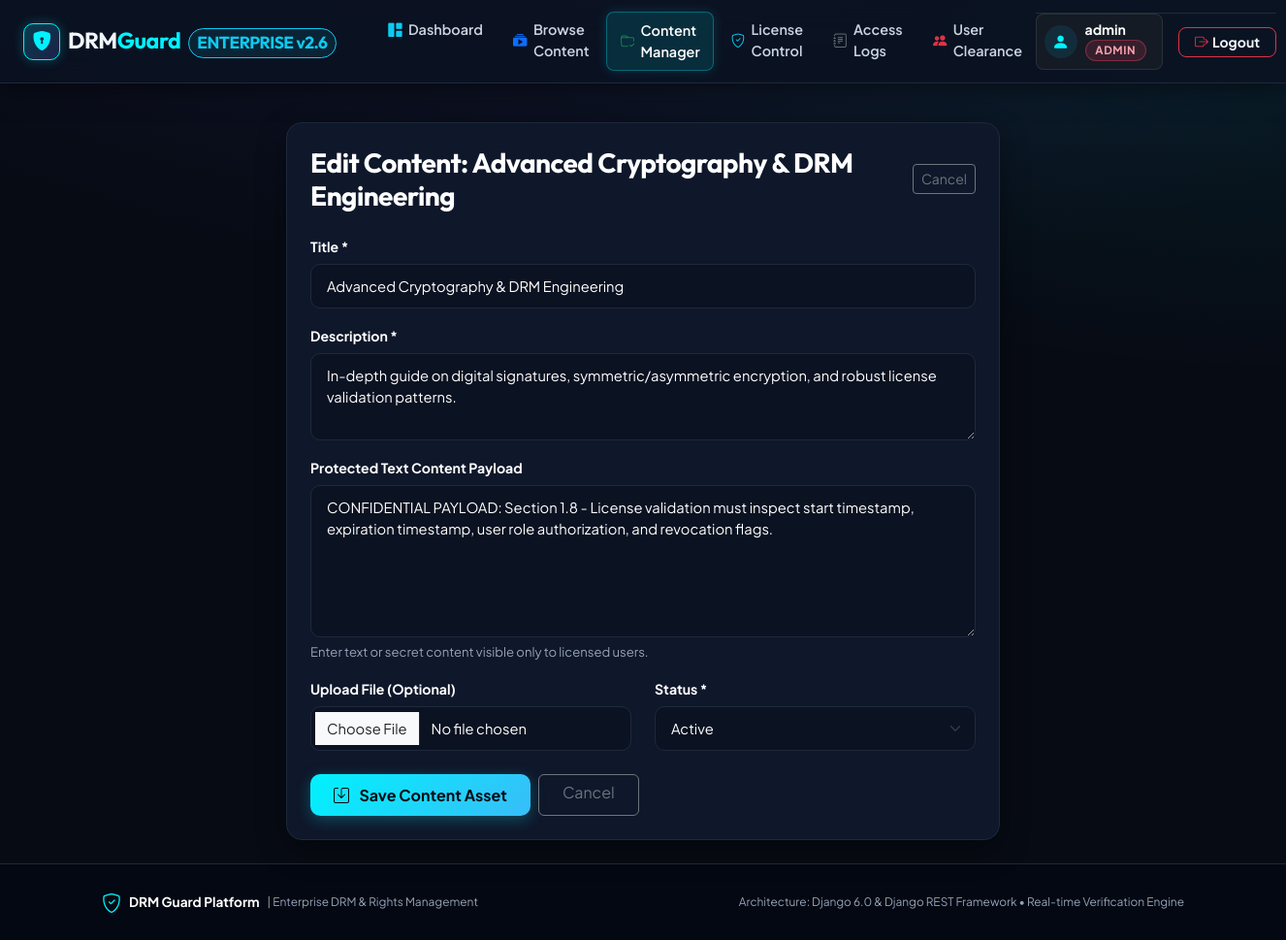
The page /manage/contents/2/edit/ (signed in) on the database its author committed.
### DRM_App/models.py (models this page shows, shortened)
class UserProfile(models.Model):
    ROLE_CHOICES = (
        ('ADMIN', 'Admin'),
        ('CONTENT_MANAGER', 'Content Manager'),
        ('NORMAL_USER', 'Normal User'),
    )
    user = models.OneToOneField(User, on_delete=models.CASCADE, related_name='profile')
    role = models.CharField(max_length=20, choices=ROLE_CHOICES, default='NORMAL_USER')
    created_at = models.DateTimeField(auto_now_add=True)
    @property
    def is_admin(self):
        return self.role == 'ADMIN' or self.user.is_superuser
    @property
    def is_content_manager(self):
        return self.role in ['ADMIN', 'CONTENT_MANAGER'] or self.user.is_superuser
    @property
    def is_normal_user(self):
        return self.role == 'NORMAL_USER'

class DigitalContent(models.Model):
    STATUS_CHOICES = (
        ('ACTIVE', 'Active'),
        ('DRAFT', 'Draft'),
        ('INACTIVE', 'Inactive'),
    )
    title = models.CharField(max_length=255)
    description = models.TextField()
    content_body = models.TextField(help_text="Protected text or document data", blank=True, null=True)
    file = models.FileField(upload_to='digital_contents/', blank=True, null=True)
    owner = models.ForeignKey(User, on_delete=models.CASCADE, related_name='contents')
    status = models.CharField(max_length=20, choices=STATUS_CHOICES, default='ACTIVE')
    created_at = models.DateTimeField(auto_now_add=True)
    updated_at = models.DateTimeField(auto_now=True)

### DRM_App/views.py (the view)
    def wrapper(request, *args, **kwargs):
        if not request.user.is_authenticated:
            return redirect('login')
        if not request.user.profile.is_content_manager:
            messages.error(request, "Access Restricted: Content Manager or Admin privileges required.")
            return redirect('dashboard')
        return view_func(request, *args, **kwargs)

### DRM_App/forms.py
class DigitalContentForm(forms.ModelForm):
    class Meta:
        model = DigitalContent
        fields = ['title', 'description', 'content_body', 'file', 'status']
        widgets = {
            'title': forms.TextInput(attrs={'class': 'form-control', 'placeholder': 'Title'}),
            'description': forms.Textarea(attrs={'class': 'form-control', 'rows': 3, 'placeholder': 'Brief description'}),
            'content_body': forms.Textarea(attrs={'class': 'form-control', 'rows': 6, 'placeholder': 'Protected content / document text'}),
            'file': forms.FileInput(attrs={'class': 'form-control'}),
            'status': forms.Select(attrs={'class': 'form-select'}),
        }

### DRM_App/views.py (called while the page is built)
def content_manager_required(view_func):
    def wrapper(request, *args, **kwargs):
        if not request.user.is_authenticated:
            return redirect('login')
        if not request.user.profile.is_content_manager:
            messages.error(request, "Access Restricted: Content Manager or Admin privileges required.")
            return redirect('dashboard')
        return view_func(request, *args, **kwargs)
    return wrapper

@login_required
@content_manager_required
def content_edit_view(request, content_id):
    content = get_object_or_404(DigitalContent, id=content_id)
    if not request.user.profile.is_admin and content.owner != request.user:
        messages.error(request, "Permission Denied: You can only edit your own content.")
        return redirect('content_manage')
    if request.method == 'POST':
        form = DigitalContentForm(request.POST, request.FILES, instance=content)
        if form.is_valid():
            form.save()
            messages.success(request, f"Digital content '{content.title}' updated successfully!")
            return redirect('content_manage')
    else:
        form = DigitalContentForm(instance=content)
    return render(request, 'DRM_App/content_form.html', {'form': form, 'title': f'Edit Content: {content.title}'})

### DRM_App/templates/DRM_App/content_form.html (shortened to what this page needs)
{% extends 'DRM_App/base.html' %}
{% block content %}
<div class="row justify-content-center">
    <div class="col-lg-8">
        <div class="card card-custom p-4">
            <div class="d-flex justify-content-between align-items-center mb-4">
                <h3 class="fw-bold text-white mb-0">{{ title }}</h3>
                <a href="{% url 'content_manage' %}" class="btn btn-outline-secondary btn-sm">Cancel</a>
            </div>
            <form method="POST" enctype="multipart/form-data">
                <div class="mb-3">
                    <label class="form-label text-muted small fw-bold">Title *</label>
                    {{ form.title }}
                </div>
                <div class="mb-3">
                    <label class="form-label text-muted small fw-bold">Description *</label>
                    {{ form.description }}
                </div>
                <div class="mb-3">
                    <label class="form-label text-muted small fw-bold">Protected Text Content Payload</label>
                    {{ form.content_body }}
                    <div class="form-text text-muted small">Enter text or secret content visible only to licensed users.</div>
                </div>
                <div class="row mb-4">
                    <div class="col-md-6 mb-3 mb-md-0">
                        <label class="form-label text-muted small fw-bold">Upload File (Optional)</label>
                        {{ form.file }}
                    </div>
                    <div class="col-md-6">
                        <label class="form-label text-muted small fw-bold">Status *</label>
                        {{ form.status }}
                    </div>
                </div>
                <div class="d-flex gap-2">
                    <button type="submit" class="btn btn-primary-custom px-4">
                        <i class="bi bi-save me-1"></i> Save Content Asset
                    </button>
                    <a href="{% url 'content_manage' %}" class="btn btn-outline-secondary px-4">Cancel</a>
                </div>
            </form>
        </div>
    </div>
</div>
{% endblock %}

### DRM_App/templates/DRM_App/base.html (shortened to what this page needs)
<!DOCTYPE html>
<html lang="en">
<head>
    <link href="https://cdn.jsdelivr.net/npm/bootstrap@5.3.2/dist/css/bootstrap.min.css" rel="stylesheet">
    <link rel="stylesheet" href="https://cdn.jsdelivr.net/npm/bootstrap-icons@1.11.3/font/bootstrap-icons.min.css">
</head>
<body>
    <nav class="navbar navbar-expand-lg navbar-dark navbar-custom sticky-top">
        <div class="container-fluid px-lg-4">
            <a class="navbar-brand d-flex align-items-center gap-2" href="{% url 'dashboard' %}">
                <div class="brand-logo-icon">
                    <i class="bi bi-shield-lock-fill fs-5" style="color: var(--drm-cyan);"></i>
                </div>
                <div>
                    <span class="fw-bold tracking-tight">DRM<span class="text-cyan">Guard</span></span>
                    <span class="badge bg-info bg-opacity-10 text-info border border-info border-opacity-30 rounded-pill fs-8 ms-1 px-2 py-0.5">ENTERPRISE v2.6</span>
                </div>
            </a>
            <div class="collapse navbar-collapse mt-3 mt-lg-0" id="navbarMain">
                {% if user.is_authenticated %}
                <ul class="navbar-nav me-auto mb-2 mb-lg-0 ms-lg-4 gap-1">
                    <li class="nav-item">
                        <a class="nav-link {% if request.resolver_match.url_name == 'dashboard' %}active{% endif %}" href="{% url 'dashboard' %}">
                            <i class="bi bi-grid-1x2-fill text-info"></i> Dashboard
                        </a>
                    </li>
                    <li class="nav-item">
                        <a class="nav-link {% if request.resolver_match.url_name == 'content_list' or request.resolver_match.url_name == 'content_detail' %}active{% endif %}" href="{% url 'content_list' %}">
                            <i class="bi bi-collection-play-fill text-primary"></i> Browse Content
                        </a>
                    </li>
                    {% if user.profile.is_content_manager %}
                    <li class="nav-item">
                        <a class="nav-link {% if 'content_manage' in request.resolver_match.url_name or 'content_create' in request.resolver_match.url_name or 'content_edit' in request.resolver_match.url_name %}active{% endif %}" href="{% url 'content_manage' %}">
                            <i class="bi bi-folder-check text-success"></i> Content Manager
                        </a>
                    </li>
                    <li class="nav-item">
                        <a class="nav-link " href="{% url 'license_manage' %}">
                            <i class="bi bi-shield-check text-info"></i> License Control
                        </a>
                    </li>
                    {% endif %}
                    <li class="nav-item">
                        <a class="nav-link {% if request.resolver_match.url_name == 'access_logs' %}active{% endif %}" href="{% url 'access_logs' %}">
                            <i class="bi bi-journal-text text-secondary"></i> Access Logs
                        </a>
                    </li>
                    {% if user.profile.is_admin %}
                    <li class="nav-item">
                        <a class="nav-link {% if 'user_manage' in request.resolver_match.url_name or 'user_update_role' in request.resolver_match.url_name %}active{% endif %}" href="{% url 'user_manage' %}">
                            <i class="bi bi-people-fill text-danger"></i> User Clearance
                        </a>
                    </li>
                    {% endif %}
                </ul>
                <div class="d-flex align-items-center gap-3 pt-2 pt-lg-0 border-top border-secondary border-opacity-25 border-lg-0">
                    <div class="d-flex align-items-center gap-2 bg-dark bg-opacity-50 p-2 rounded-3 border border-secondary border-opacity-25">
                        <div class="stat-icon bg-info bg-opacity-10 text-cyan rounded-circle" style="width: 34px; height: 34px; font-size: 1.1rem;">
                            <i class="bi bi-person-fill"></i>
                        </div>
                        <div class="lh-1 pe-2">
                            <div class="fw-bold small text-white">{{ user.username }}</div>
                            <span class="badge badge-role mt-1 {% if user.profile.is_admin %}badge-admin{% elif user.profile.is_content_manager %}badge-manager{% else %}badge-user{% endif %}">
                                {{ user.profile.get_role_display }}
                            </span>
                        </div>
                    </div>
                    <a href="{% url 'logout' %}" class="btn btn-outline-danger btn-sm rounded-3 px-3 fw-bold d-flex align-items-center gap-1" title="Sign out of DRM session">
                        <i class="bi bi-box-arrow-right"></i> <span class="d-none d-sm-inline">Logout</span>
                    </a>
                </div>
                {% endif %}
            </div>
        </div>
    </nav>
    <main class="container my-4 flex-grow-1">
        {% block content %}{% endblock %}
    </main>
    <footer class="footer text-center">
        <div class="container d-flex flex-column flex-md-row justify-content-between align-items-center gap-2">
            <div class="d-flex align-items-center gap-2">
                <i class="bi bi-shield-check text-cyan fs-5"></i>
                <span class="fw-bold text-white">DRM Guard Platform</span>
                <span class="text-muted small">| Enterprise DRM & Rights Management</span>
            </div>
            <p class="mb-0 text-muted small">
                Architecture: Django 6.0 & Django REST Framework &bull; Real-time Verification Engine
            </p>
        </div>
    </footer>
</body>
</html>

### DRM_App/templates/DRM_App/base.html (style rules this page uses)
:root { --drm-bg-dark: #070b14; --drm-bg-surface: #0b1222; --drm-bg-card: #0f172a; --drm-bg-card-hover: #162036; --drm-card-border: #1e293b; --drm-card-border-glow: #334155; --drm-cyan: #00f2fe; --drm-blue: #38bdf8; --drm-indigo: #6366f1; --drm-purple: #8b5cf6; --drm-success: #10b981; --drm-warning: #f59e0b; --drm-danger: #f43f5e; --drm-text-bright: #ffffff; --drm-text-main: #f1f5f9; --drm-text-muted: #94a3b8; }
* { box-sizing: border-box; }
body { font-family: 'Plus Jakarta Sans', sans-serif; background-color: var(--drm-bg-dark); background-image: radial-gradient(ellipse 80% 50% at 50% -20%, rgba(99, 102, 241, 0.15), transparent), radial-gradient(ellipse 60% 40% at 100% 0%, rgba(0, 242, 254, 0.08), transparent); background-attachment: fixed; color: var(--drm-text-main); min-height: 100vh; display: flex; flex-direction: column; overflow-x: hidden; }
h1, h2, h3, h4, h5, h6, .navbar-brand, .font-heading { font-family: 'Outfit', sans-serif; color: #ffffff; letter-spacing: -0.02em; }
p, span, div, label, td, th { color: var(--drm-text-main); }
.text-muted { color: var(--drm-text-muted) !important; }
.text-cyan { color: var(--drm-cyan) !important; }
.navbar-custom { background: rgba(11, 18, 34, 0.85); backdrop-filter: blur(16px); -webkit-backdrop-filter: blur(16px); border-bottom: 1.5px solid var(--drm-card-border); box-shadow: 0 4px 25px rgba(0, 0, 0, 0.5); padding: 0.75rem 0; z-index: 1040; }
.navbar-brand { font-weight: 800; font-size: 1.45rem; color: #ffffff !important; }
.brand-logo-icon { width: 38px; height: 38px; border-radius: 10px; background: linear-gradient(135deg, rgba(0, 242, 254, 0.2), rgba(99, 102, 241, 0.2)); border: 1px solid var(--drm-cyan); display: inline-flex; align-items: center; justify-content: center; box-shadow: 0 0 12px rgba(0, 242, 254, 0.25); }
.nav-link { font-weight: 600; color: #cbd5e1 !important; transition: all 0.2s ease; font-size: 0.9rem; padding: 0.5rem 0.85rem !important; border-radius: 8px; display: flex; align-items: center; gap: 0.4rem; }
.nav-link.active { color: #ffffff !important; background: rgba(0, 242, 254, 0.12); border: 1px solid rgba(0, 242, 254, 0.3); box-shadow: 0 0 12px rgba(0, 242, 254, 0.15); }
.card-custom { background-color: var(--drm-bg-card) !important; border: 1.5px solid var(--drm-card-border); border-radius: 16px; box-shadow: 0 10px 30px rgba(0, 0, 0, 0.4); transition: all 0.25s cubic-bezier(0.4, 0, 0.2, 1); position: relative; overflow: hidden; }
.stat-icon { width: 50px; height: 50px; border-radius: 12px; display: flex; align-items: center; justify-content: center; font-size: 1.5rem; flex-shrink: 0; }
.badge-role { font-size: 0.72rem; padding: 0.4em 0.85em; font-weight: 700; letter-spacing: 0.6px; text-transform: uppercase; border-radius: 30px; display: inline-flex; align-items: center; gap: 0.35rem; }
.badge-admin { background: rgba(244, 63, 94, 0.15) !important; color: #fda4af !important; border: 1px solid rgba(244, 63, 94, 0.4); }
.btn-primary-custom { background: linear-gradient(135deg, #00f2fe 0%, #38bdf8 100%); border: none; color: #040914 !important; font-weight: 700; padding: 0.6rem 1.3rem; border-radius: 10px; transition: all 0.2s ease; box-shadow: 0 4px 15px rgba(0, 242, 254, 0.25); display: inline-flex; align-items: center; justify-content: center; gap: 0.4rem; }
.form-label { color: #ffffff !important; font-weight: 700; font-size: 0.88rem; margin-bottom: 0.4rem; }
.form-control, .form-select, select, textarea { background-color: #0b1222 !important; border: 1.5px solid #1e293b !important; color: #ffffff !important; border-radius: 10px !important; padding: 0.7rem 1rem !important; font-size: 0.92rem !important; transition: all 0.2s ease !important; }
option { background-color: #0f172a !important; color: #ffffff !important; padding: 0.5rem; }
::placeholder { color: #64748b !important; opacity: 1 !important; }
.form-text { color: #94a3b8 !important; font-size: 0.82rem; margin-top: 0.35rem; }
.footer { margin-top: auto; border-top: 1.5px solid var(--drm-card-border); padding: 1.5rem 0; background: #040812; color: var(--drm-text-muted); font-size: 0.85rem; }

### rows shown on the page
DigitalContent: title "Advanced Cryptography & DRM Engineering", description "In-depth guide on digital signatures, symmetric/asymmetric encryption, and robust license validation patterns.", content_body "CONFIDENTIAL PAYLOAD: Section 1.8 - License validation must inspect start timestamp, expiration timestamp, user role authorization, and revocation flags.", status "Active"

### other values the page prints
{{ user.username }} "admin"
{{ user.profile.get_role_display }} "ADMIN"
{{ title }} "Edit Content: Advanced Cryptography & DRM Engineering"
